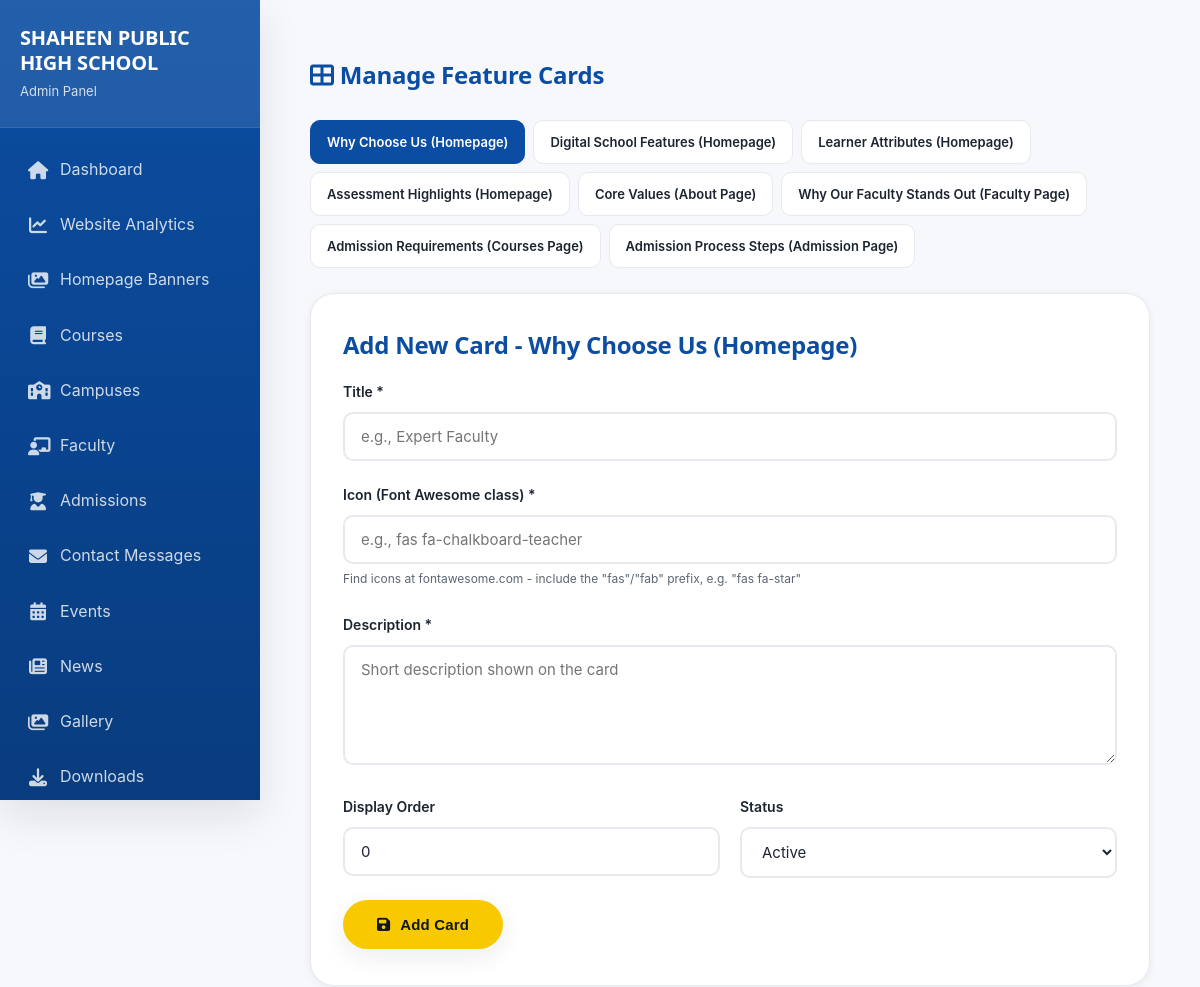
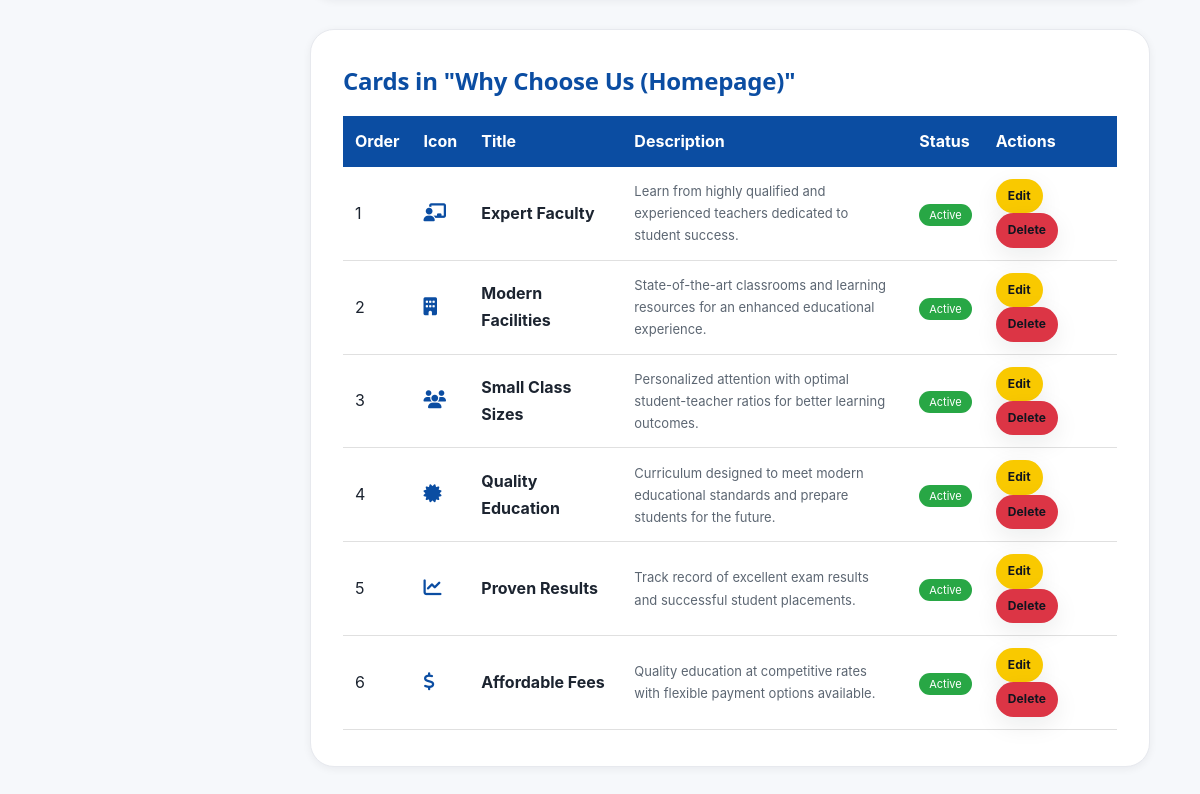
/AdminCP/manage_feature_cards.php (signed in), run on the app's committed database (2 pictures, top to bottom).
### tables this page shows
CREATE TABLE `feature_cards` (
  `id` int(11) NOT NULL,
  `section` varchar(50) NOT NULL,
  `icon` varchar(50) DEFAULT NULL,
  `title` varchar(200) NOT NULL,
  `description` text DEFAULT NULL,
  `display_order` int(11) DEFAULT 0,
  `status` enum('active','inactive') DEFAULT 'active',
  `created_at` timestamp NOT NULL DEFAULT current_timestamp(),
  `updated_at` timestamp NOT NULL DEFAULT current_timestamp() ON UPDATE current_timestamp()
);

### AdminCP/manage_feature_cards.php (the view, shortened to what this page needs)
<?php
require_once '../includes/config.php';
$sections = [
    'why_choose_us' => ['label' => 'Why Choose Us (Homepage)', 'mode' => 'icon', 'desc_mode' => 'paragraph'],
    'digital_features' => ['label' => 'Digital School Features (Homepage)', 'mode' => 'icon', 'desc_mode' => 'paragraph'],
    'learner_attributes' => ['label' => 'Learner Attributes (Homepage)', 'mode' => 'icon', 'desc_mode' => 'paragraph'],
    'assessment_features' => ['label' => 'Assessment Highlights (Homepage)', 'mode' => 'icon', 'desc_mode' => 'paragraph'],
    'core_values' => ['label' => 'Core Values (About Page)', 'mode' => 'icon', 'desc_mode' => 'paragraph'],
    'faculty_highlights' => ['label' => 'Why Our Faculty Stands Out (Faculty Page)', 'mode' => 'icon', 'desc_mode' => 'paragraph'],
    'admission_requirements' => ['label' => 'Admission Requirements (Courses Page)', 'mode' => 'icon', 'desc_mode' => 'checklist'],
    'admission_process' => ['label' => 'Admission Process Steps (Admission Page)', 'mode' => 'number', 'desc_mode' => 'paragraph'],
];
$active_section = isset($_GET['section']) && isset($sections[$_GET['section']]) ? $_GET['section'] : 'why_choose_us';
$edit_card = null;
$section_info = $sections[$active_section];
$section_escaped = mysqli_real_escape_string($conn, $active_section);
$cards = mysqli_query($conn, "SELECT * FROM feature_cards WHERE section = '$section_escaped' ORDER BY display_order ASC, id ASC");
?>
<!DOCTYPE html>
<html lang="en">
<head>
    <link rel="stylesheet" href="../css/style.css">
    <link rel="stylesheet" href="https://cdnjs.cloudflare.com/ajax/libs/font-awesome/6.4.0/css/all.min.css">
    <link rel="stylesheet" href="assets/admin.css">
</head>
<body style="background: var(--bg-light);">
<div class="admin-shell">
<?php $active_page = 'manage_feature_cards.php'; include 'includes/sidebar.php'; ?>
<div class="main-content">
    <div class="container" style="padding: 30px 20px;">
        <div style="display: flex; justify-content: space-between; align-items: center; margin-bottom: 30px; flex-wrap: wrap; gap: 15px;">
            <div class="admin-topbar-left">
                <h1 style="color: var(--primary-color); margin:0;"><i class="fas fa-th-large"></i> Manage Feature Cards</h1>
            </div>
        </div>
        <div class="section-tabs">
            <?php foreach ($sections as $key => $info): ?>
                <a href="?section=<?php echo $key; ?>" class="<?php echo $active_section === $key ? 'active' : ''; ?>"><?php echo htmlspecialchars($info['label']); ?></a>
            <?php endforeach; ?>
        </div>
        <div class="card" style="margin-bottom: 30px;">
            <h2 style="color: var(--primary-color); margin-bottom: 20px;"><?php echo $edit_card ? 'Edit Card' : 'Add New Card'; ?> - <?php echo htmlspecialchars($section_info['label']); ?></h2>
            <form method="POST">
                <div class="form-group">
                    <label>Title *</label>
                    <input type="text" name="title" required value="<?php echo $edit_card ? htmlspecialchars($edit_card['title']) : ''; ?>" placeholder="<?php echo $section_info['mode'] === 'number' ? 'e.g., Fill Application' : 'e.g., Expert Faculty'; ?>">
                </div>
                <?php if ($section_info['mode'] === 'icon'): ?>
                <div class="form-group">
                    <label>Icon (Font Awesome class) *</label>
                    <input type="text" name="icon" required value="<?php echo $edit_card ? htmlspecialchars($edit_card['icon']) : ''; ?>" placeholder="e.g., fas fa-chalkboard-teacher">
                    <small style="color: var(--text-light); font-size: 12px;">Find icons at fontawesome.com - include the "fas"/"fab" prefix, e.g. "fas fa-star"</small>
                </div>
                <?php else: ?>
                    <input type="hidden" name="icon" value="">
                <?php endif; ?>
                <div class="form-group">
                    <label><?php echo $section_info['desc_mode'] === 'checklist' ? 'Checklist Items (one per line) *' : 'Description *'; ?></label>
                    <textarea name="description" required rows="<?php echo $section_info['desc_mode'] === 'checklist' ? 5 : 3; ?>" placeholder="<?php echo $section_info['desc_mode'] === 'checklist' ? "Previous class result card\nBirth certificate or B-Form\n..." : 'Short description shown on the card'; ?>"><?php echo $edit_card ? htmlspecialchars($edit_card['description']) : ''; ?></textarea>
                </div>
                <div style="display: grid; grid-template-columns: 1fr 1fr; gap: 20px;">
                    <div class="form-group">
                        <label><?php echo $section_info['mode'] === 'number' ? 'Step Number (Display Order) *' : 'Display Order'; ?></label>
                        <input type="number" name="display_order" value="<?php echo $edit_card ? intval($edit_card['display_order']) : 0; ?>">
                    </div>
                    <div class="form-group">
                        <label>Status</label>
                        <select name="status">
                            <option value="active" <?php echo (!$edit_card || $edit_card['status'] == 'active') ? 'selected' : ''; ?>>Active</option>
                        </select>
                    </div>
                </div>
                <button type="submit" class="btn btn-primary">
                    <i class="fas fa-save"></i> <?php echo $edit_card ? 'Update Card' : 'Add Card'; ?>
                </button>
            </form>
        </div>
        <div class="card">
            <h2 style="color: var(--primary-color); margin-bottom: 20px;">Cards in "<?php echo htmlspecialchars($section_info['label']); ?>"</h2>
            <?php if ($cards && mysqli_num_rows($cards) > 0): ?>
                <table style="width: 100%; border-collapse: collapse;">
                    <thead>
                        <tr style="background: var(--primary-color); color: white;">
                            <th style="padding: 12px; text-align: left;">Order</th>
                            <?php if ($section_info['mode'] === 'icon'): ?><th style="padding: 12px; text-align: left;">Icon</th><?php endif; ?>
                            <th style="padding: 12px; text-align: left;">Title</th>
                            <th style="padding: 12px; text-align: left;">Description</th>
                            <th style="padding: 12px; text-align: left;">Status</th>
                            <th style="padding: 12px; text-align: left;">Actions</th>
                        </tr>
                    </thead>
                    <tbody>
                        <?php while ($card = mysqli_fetch_assoc($cards)): ?>
                            <tr style="border-bottom: 1px solid #e0e0e0;">
                                <td style="padding: 12px;"><?php echo intval($card['display_order']); ?></td>
                                <?php if ($section_info['mode'] === 'icon'): ?>
                                    <td style="padding: 12px;"><i class="<?php echo htmlspecialchars($card['icon']); ?>" style="color: var(--primary-color); font-size: 18px;"></i></td>
                                <?php endif; ?>
                                <td style="padding: 12px;"><strong><?php echo htmlspecialchars($card['title']); ?></strong></td>
                                <td style="padding: 12px; max-width: 320px; font-size: 13px; color: var(--text-light);"><?php echo htmlspecialchars(mb_strimwidth(str_replace("\n", ' / ', $card['description']), 0, 100, '...')); ?></td>
                                <td style="padding: 12px;"><span style="background: <?php echo $card['status'] == 'active' ? '#28a745' : '#dc3545'; ?>; color: white; padding: 4px 10px; border-radius: 20px; font-size: 11px;"><?php echo ucfirst($card['status']); ?></span></td>
                                <td style="padding: 12px;">
                                    <a href="?section=<?php echo $active_section; ?>&edit=<?php echo $card['id']; ?>" class="btn btn-primary" style="padding: 5px 10px; font-size: 12px; margin-right: 5px;">Edit</a>
                                    <a href="?section=<?php echo $active_section; ?>&action=delete&id=<?php echo $card['id']; ?>" class="btn btn-primary" style="padding: 5px 10px; font-size: 12px; background: #dc3545;" onclick="return confirm('Delete this card?')">Delete</a>
                                </td>
                            </tr>
                        <?php endwhile; ?>
                    </tbody>
                </table>
            <?php else: ?>
                <p style="text-align: center; padding: 30px; color: var(--text-light);">No cards yet in this section.</p>
            <?php endif; ?>
        </div>
    </div>
    </div>
</div>
</body>
</html>

### css/style.css (style rules this page uses)
:root { --primary-color: #0B4DA2; --secondary-color: #FFFFFF; --accent-color: #F9C900; --ink: #10151f; --text-dark: #1c2430; --text-light: #5c6672; --muted: #8892a0; --border-color: #e7e9ee; --bg-light: #f6f8fb; --surface: #ffffff; --primary-dark: #0a3a7a; --primary-dark: color-mix(in srgb, var(--primary-color) 78%, black); --primary-soft: #eaf1fb; --primary-soft: color-mix(in srgb, var(--primary-color) 8%, white); --accent-dark: #d1a900; --accent-dark: color-mix(in srgb, var(--accent-color) 80%, black); --font-display: 'Plus Jakarta Sans', 'Poppins', 'Segoe UI', sans-serif; --font-body: 'Inter', 'Segoe UI', Tahoma, Geneva, Verdana, sans-serif; --radius-sm: 10px; --radius-md: 16px; --radius-lg: 24px; --radius-pill: 999px; --shadow-xs: 0 2px 8px rgba(16, 21, 31, 0.06); --shadow-sm: 0 8px 24px rgba(16, 21, 31, 0.08); --shadow-md: 0 16px 40px rgba(16, 21, 31, 0.10); --shadow-lg: 0 30px 70px rgba(16, 21, 31, 0.14); --shadow: var(--shadow-sm); --shadow-lg-legacy: var(--shadow-md); --container-width: 1240px; --transition: 280ms cubic-bezier(.4,0,.2,1); }
* { margin: 0; padding: 0; box-sizing: border-box; }
html { scroll-behavior: smooth; }
body { font-family: var(--font-body); color: var(--text-dark); line-height: 1.7; overflow-x: hidden; background: var(--surface); -webkit-font-smoothing: antialiased; -moz-osx-font-smoothing: grayscale; }
h1, h2, h3, h4, h5, h6 { font-family: var(--font-display); color: var(--ink); line-height: 1.25; letter-spacing: -0.01em; }
a { text-decoration: none; color: inherit; transition: color var(--transition), background var(--transition), border-color var(--transition), transform var(--transition), box-shadow var(--transition); }
.container { max-width: var(--container-width); margin: 0 auto; padding: 0 24px; }
.btn { display: inline-flex; align-items: center; justify-content: center; gap: 10px; padding: 14px 32px; border-radius: var(--radius-pill); font-weight: 700; font-size: 15px; letter-spacing: .01em; transition: all var(--transition); cursor: pointer; border: 2px solid transparent; }
.btn-primary { background: var(--accent-color); color: var(--ink); box-shadow: var(--shadow-sm); }
.card { background: var(--surface); border-radius: var(--radius-lg); padding: 36px 32px; box-shadow: var(--shadow-xs); transition: all var(--transition); border: 1px solid var(--border-color); }
.form-group { margin-bottom: 22px; }
.form-group label { display: block; margin-bottom: 8px; font-weight: 600; color: var(--text-dark); font-size: 14px; }
.form-group input, .form-group select, .form-group textarea { width: 100%; padding: 13px 16px; border: 2px solid var(--border-color); border-radius: var(--radius-sm); font-size: 15px; transition: all var(--transition); font-family: inherit; background: var(--surface); color: var(--text-dark); }
.form-group textarea { resize: vertical; min-height: 120px; }

### AdminCP/assets/admin.css (style rules this page uses)
* { margin: 0; padding: 0; box-sizing: border-box; }
html, body { height: 100%; }
body { background: var(--bg-light, #f5f7fa); font-family: var(--font-body, 'Segoe UI'), Tahoma, Geneva, Verdana, sans-serif; }
.admin-shell { display: grid; grid-template-columns: 260px minmax(0, 1fr); min-height: 100vh; }
.main-content { min-width: 0; padding: 30px; }
.admin-topbar-left { display: flex; align-items: center; gap: 14px; min-width: 0; }
.admin-topbar-left h1 { color: var(--primary-color, #0B4DA2); font-size: 24px; }

### AdminCP/manage_feature_cards.php (style rules this page uses)
.section-tabs { display: flex; flex-wrap: wrap; gap: 8px; margin-bottom: 25px; }
.section-tabs a { padding: 10px 16px; border-radius: var(--radius-sm); font-size: 13px; font-weight: 600; background: white; border: 1px solid var(--border-color); color: var(--text-dark); text-decoration: none; }
.section-tabs a.active { background: var(--primary-color); color: white; border-color: var(--primary-color); }

### data on the page
feature_cards: display_order "1", title "Expert Faculty", description "Learn from highly qualified and experienced teachers dedicated to student success.", status "Active"
feature_cards: display_order "2", title "Modern Facilities", description "State-of-the-art classrooms and learning resources for an enhanced educational experience.", status "Active"
feature_cards: display_order "3", title "Small Class Sizes", description "Personalized attention with optimal student-teacher ratios for better learning outcomes.", status "Active"
feature_cards: display_order "4", title "Quality Education", description "Curriculum designed to meet modern educational standards and prepare students for the future.", status "Active"
feature_cards: display_order "5", title "Proven Results", description "Track record of excellent exam results and successful student placements.", status "Active"
feature_cards: display_order "6", title "Affordable Fees", description "Quality education at competitive rates with flexible payment options available.", status "Active"

### other printed values
SITE_NAME "SHAHEEN PUBLIC HIGH SCHOOL"
$label "Dashboard"
$label "Website Analytics"
$label "Homepage Banners"
$label "Courses"
$label "Campuses"
$label "Faculty"
$label "Admissions"
$label "Contact Messages"
$label "Events"
$label "News"
$label "Gallery"
$label "Downloads"
$info['label'] "Why Choose Us (Homepage)"
$info['label'] "Digital School Features (Homepage)"
